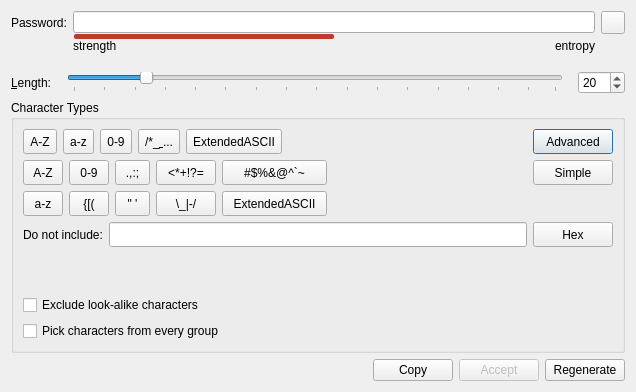
<?xml version="1.0" encoding="UTF-8"?>
<ui version="4.0">
 <class>PasswordGeneratorDialog</class>
 <widget class="QDialog" name="PasswordGeneratorDialog">
  <property name="geometry">
   <rect>
    <x>0</x>
    <y>0</y>
    <width>636</width>
    <height>392</height>
   </rect>
  </property>
  <property name="windowTitle">
   <string>Dialog</string>
  </property>
  <layout class="QVBoxLayout" name="verticalLayout_2">
   <item>
    <layout class="QGridLayout" name="passwordFieldLayout">
     <property name="sizeConstraint">
      <enum>QLayout::SetMinimumSize</enum>
     </property>
     <property name="bottomMargin">
      <number>0</number>
     </property>
     <property name="verticalSpacing">
      <number>0</number>
     </property>
     <item row="1" column="1">
      <widget class="QProgressBar" name="entropyProgressBar">
       <property name="minimumSize">
        <size>
         <width>50</width>
         <height>5</height>
        </size>
       </property>
       <property name="maximumSize">
        <size>
         <width>16777215</width>
         <height>5</height>
        </size>
       </property>
       <property name="styleSheet">
        <string notr="true">QProgressBar {
	border: none;
	height: 2px;
    font-size: 1px;
	background-color: transparent;
    padding: 0 1px;
}
QProgressBar::chunk {
	background-color: #c0392b;
	border-radius: 2px;
}</string>
       </property>
       <property name="maximum">
        <number>200</number>
       </property>
       <property name="value">
        <number>100</number>
       </property>
       <property name="textVisible">
        <bool>false</bool>
       </property>
       <property name="orientation">
        <enum>Qt::Horizontal</enum>
       </property>
       <property name="invertedAppearance">
        <bool>false</bool>
       </property>
       <property name="textDirection">
        <enum>QProgressBar::TopToBottom</enum>
       </property>
       <property name="format">
        <string notr="true">%p%</string>
       </property>
      </widget>
     </item>
     <item row="0" column="0">
      <widget class="QLabel" name="labelNewPassword">
       <property name="text">
        <string>Password:</string>
       </property>
       <property name="buddy">
        <cstring>editNewPassword</cstring>
       </property>
      </widget>
     </item>
     <item row="2" column="1">
      <layout class="QHBoxLayout" name="passwordStrengthTextLayout">
       <item>
        <widget class="QLabel" name="strengthLabel">
         <property name="minimumSize">
          <size>
           <width>70</width>
           <height>0</height>
          </size>
         </property>
         <property name="maximumSize">
          <size>
           <width>16777215</width>
           <height>30</height>
          </size>
         </property>
         <property name="text">
          <string comment="Password strength">strength</string>
         </property>
         <property name="textFormat">
          <enum>Qt::PlainText</enum>
         </property>
         <property name="alignment">
          <set>Qt::AlignLeading|Qt::AlignLeft|Qt::AlignTop</set>
         </property>
         <property name="margin">
          <number>3</number>
         </property>
        </widget>
       </item>
       <item>
        <spacer name="horizontalSpacer_2">
         <property name="orientation">
          <enum>Qt::Horizontal</enum>
         </property>
         <property name="sizeHint" stdset="0">
          <size>
           <width>40</width>
           <height>20</height>
          </size>
         </property>
        </spacer>
       </item>
       <item>
        <widget class="QLabel" name="entropyLabel">
         <property name="minimumSize">
          <size>
           <width>70</width>
           <height>0</height>
          </size>
         </property>
         <property name="text">
          <string>entropy</string>
         </property>
         <property name="alignment">
          <set>Qt::AlignRight|Qt::AlignTop|Qt::AlignTrailing</set>
         </property>
         <property name="margin">
          <number>3</number>
         </property>
        </widget>
       </item>
      </layout>
     </item>
     <item row="0" column="1">
      <widget class="QLineEdit" name="editNewPassword">
       <property name="accessibleName">
        <string>Generated password</string>
       </property>
       <property name="maxLength">
        <number>999</number>
       </property>
       <property name="echoMode">
        <enum>QLineEdit::Password</enum>
       </property>
       <property name="placeholderText">
        <string notr="true"/>
       </property>
      </widget>
     </item>
     <item row="0" column="2">
      <widget class="QToolButton" name="togglePasswordButton">
       <property name="accessibleName">
        <string>Toggle password visibility</string>
       </property>
       <property name="accessibleDescription">
        <string/>
       </property>
       <property name="checkable">
        <bool>true</bool>
       </property>
      </widget>
     </item>
    </layout>
   </item>
   <item>
    <layout class="QHBoxLayout" name="passwordLengthSliderLayout">
     <property name="spacing">
      <number>15</number>
     </property>
     <property name="sizeConstraint">
      <enum>QLayout::SetMinimumSize</enum>
     </property>
     <property name="topMargin">
      <number>6</number>
     </property>
     <item>
      <widget class="QLabel" name="labelLength">
       <property name="text">
        <string>&amp;Length:</string>
       </property>
       <property name="buddy">
        <cstring>spinBoxLength</cstring>
       </property>
      </widget>
     </item>
     <item>
      <widget class="QSlider" name="sliderLength">
       <property name="accessibleName">
        <string notr="true">Password length</string>
       </property>
       <property name="minimum">
        <number>1</number>
       </property>
       <property name="maximum">
        <number>128</number>
       </property>
       <property name="sliderPosition">
        <number>20</number>
       </property>
       <property name="orientation">
        <enum>Qt::Horizontal</enum>
       </property>
       <property name="tickPosition">
        <enum>QSlider::TicksBelow</enum>
       </property>
       <property name="tickInterval">
        <number>8</number>
       </property>
      </widget>
     </item>
     <item alignment="Qt::AlignRight">
      <widget class="QSpinBox" name="spinBoxLength">
       <property name="accessibleName">
        <string notr="true">Password length</string>
       </property>
       <property name="minimum">
        <number>1</number>
       </property>
       <property name="maximum">
        <number>999</number>
       </property>
       <property name="value">
        <number>20</number>
       </property>
      </widget>
     </item>
    </layout>
   </item>
   <item>
    <layout class="QHBoxLayout" name="optionsLayout">
     <property name="sizeConstraint">
      <enum>QLayout::SetMinimumSize</enum>
     </property>
     <item>
      <widget class="QGroupBox" name="groupBox">
       <property name="minimumSize">
        <size>
         <width>580</width>
         <height>0</height>
        </size>
       </property>
       <property name="title">
        <string>Character Types</string>
       </property>
       <layout class="QVBoxLayout" name="verticalLayout">
        <property name="sizeConstraint">
         <enum>QLayout::SetMinimumSize</enum>
        </property>
        <item>
         <widget class="QWidget" name="simpleBar" native="true">
          <layout class="QHBoxLayout" name="horizontalLayout_4">
           <property name="leftMargin">
            <number>0</number>
           </property>
           <property name="topMargin">
            <number>0</number>
           </property>
           <property name="rightMargin">
            <number>0</number>
           </property>
           <property name="bottomMargin">
            <number>0</number>
           </property>
           <item>
            <layout class="QHBoxLayout" name="alphabetLayout" stretch="0,0,0,0,0,0,0">
             <property name="sizeConstraint">
              <enum>QLayout::SetMinimumSize</enum>
             </property>
             <item>
              <widget class="QToolButton" name="checkBoxUpper">
               <property name="minimumSize">
                <size>
                 <width>0</width>
                 <height>25</height>
                </size>
               </property>
               <property name="focusPolicy">
                <enum>Qt::StrongFocus</enum>
               </property>
               <property name="toolTip">
                <string>Upper-case letters</string>
               </property>
               <property name="accessibleName">
                <string>Upper-case letters</string>
               </property>
               <property name="accessibleDescription">
                <string/>
               </property>
               <property name="text">
                <string notr="true">A-Z</string>
               </property>
               <property name="checkable">
                <bool>true</bool>
               </property>
               <attribute name="buttonGroup">
                <string notr="true">optionButtons</string>
               </attribute>
              </widget>
             </item>
             <item>
              <widget class="QToolButton" name="checkBoxLower">
               <property name="minimumSize">
                <size>
                 <width>0</width>
                 <height>25</height>
                </size>
               </property>
               <property name="focusPolicy">
                <enum>Qt::StrongFocus</enum>
               </property>
               <property name="toolTip">
                <string>Lower-case letters</string>
               </property>
               <property name="accessibleName">
                <string>Lower-case letters</string>
               </property>
               <property name="accessibleDescription">
                <string/>
               </property>
               <property name="text">
                <string notr="true">a-z</string>
               </property>
               <property name="checkable">
                <bool>true</bool>
               </property>
               <attribute name="buttonGroup">
                <string notr="true">optionButtons</string>
               </attribute>
              </widget>
             </item>
             <item>
              <widget class="QToolButton" name="checkBoxNumbers">
               <property name="minimumSize">
                <size>
                 <width>0</width>
                 <height>25</height>
                </size>
               </property>
               <property name="focusPolicy">
                <enum>Qt::StrongFocus</enum>
               </property>
               <property name="toolTip">
                <string>Numbers</string>
               </property>
               <property name="accessibleName">
                <string>Numbers</string>
               </property>
               <property name="accessibleDescription">
                <string/>
               </property>
               <property name="text">
                <string notr="true">0-9</string>
               </property>
               <property name="checkable">
                <bool>true</bool>
               </property>
               <attribute name="buttonGroup">
                <string notr="true">optionButtons</string>
               </attribute>
              </widget>
             </item>
             <item>
              <widget class="QToolButton" name="checkBoxSpecialChars">
               <property name="enabled">
                <bool>true</bool>
               </property>
               <property name="minimumSize">
                <size>
                 <width>0</width>
                 <height>25</height>
                </size>
               </property>
               <property name="focusPolicy">
                <enum>Qt::StrongFocus</enum>
               </property>
               <property name="toolTip">
                <string>Special characters</string>
               </property>
               <property name="accessibleName">
                <string>Special characters</string>
               </property>
               <property name="text">
                <string notr="true">/*_&amp; ...</string>
               </property>
               <property name="checkable">
                <bool>true</bool>
               </property>
               <attribute name="buttonGroup">
                <string notr="true">optionButtons</string>
               </attribute>
              </widget>
             </item>
             <item>
              <widget class="QToolButton" name="checkBoxExtASCII">
               <property name="minimumSize">
                <size>
                 <width>0</width>
                 <height>25</height>
                </size>
               </property>
               <property name="maximumSize">
                <size>
                 <width>16777215</width>
                 <height>16777215</height>
                </size>
               </property>
               <property name="focusPolicy">
                <enum>Qt::StrongFocus</enum>
               </property>
               <property name="toolTip">
                <string>Extended ASCII</string>
               </property>
               <property name="accessibleName">
                <string>Extended ASCII</string>
               </property>
               <property name="text">
                <string>ExtendedASCII</string>
               </property>
               <property name="checkable">
                <bool>true</bool>
               </property>
               <attribute name="buttonGroup">
                <string notr="true">optionButtons</string>
               </attribute>
              </widget>
             </item>
             <item>
              <spacer name="horizontalSpacer">
               <property name="orientation">
                <enum>Qt::Horizontal</enum>
               </property>
               <property name="sizeHint" stdset="0">
                <size>
                 <width>40</width>
                 <height>20</height>
                </size>
               </property>
              </spacer>
             </item>
             <item>
              <widget class="QPushButton" name="buttonAdvancedMode">
               <property name="minimumSize">
                <size>
                 <width>0</width>
                 <height>25</height>
                </size>
               </property>
               <property name="toolTip">
                <string>Switch to advanced mode</string>
               </property>
               <property name="text">
                <string>Advanced</string>
               </property>
               <attribute name="buttonGroup">
                <string notr="true">optionButtons</string>
               </attribute>
              </widget>
             </item>
            </layout>
           </item>
          </layout>
         </widget>
        </item>
        <item>
         <widget class="QWidget" name="advancedBar" native="true">
          <property name="enabled">
           <bool>true</bool>
          </property>
          <layout class="QHBoxLayout" name="horizontalLayout_5">
           <property name="leftMargin">
            <number>0</number>
           </property>
           <property name="topMargin">
            <number>0</number>
           </property>
           <property name="rightMargin">
            <number>0</number>
           </property>
           <property name="bottomMargin">
            <number>0</number>
           </property>
           <item>
            <layout class="QVBoxLayout" name="verticalLayout_4">
             <property name="sizeConstraint">
              <enum>QLayout::SetMinimumSize</enum>
             </property>
             <item>
              <widget class="QToolButton" name="checkBoxUpperAdv">
               <property name="minimumSize">
                <size>
                 <width>40</width>
                 <height>25</height>
                </size>
               </property>
               <property name="focusPolicy">
                <enum>Qt::StrongFocus</enum>
               </property>
               <property name="toolTip">
                <string>Upper-case letters</string>
               </property>
               <property name="accessibleName">
                <string>Upper-case letters</string>
               </property>
               <property name="text">
                <string notr="true">A-Z</string>
               </property>
               <property name="checkable">
                <bool>true</bool>
               </property>
               <attribute name="buttonGroup">
                <string notr="true">optionButtons</string>
               </attribute>
              </widget>
             </item>
             <item>
              <widget class="QToolButton" name="checkBoxLowerAdv">
               <property name="minimumSize">
                <size>
                 <width>40</width>
                 <height>25</height>
                </size>
               </property>
               <property name="focusPolicy">
                <enum>Qt::StrongFocus</enum>
               </property>
               <property name="toolTip">
                <string>Lower-case letters</string>
               </property>
               <property name="accessibleName">
                <string>Lower-case letters</string>
               </property>
               <property name="text">
                <string notr="true">a-z</string>
               </property>
               <property name="checkable">
                <bool>true</bool>
               </property>
               <attribute name="buttonGroup">
                <string notr="true">optionButtons</string>
               </attribute>
              </widget>
             </item>
            </layout>
           </item>
           <item>
            <layout class="QVBoxLayout" name="verticalLayout_6">
             <property name="sizeConstraint">
              <enum>QLayout::SetMinimumSize</enum>
             </property>
             <item>
              <widget class="QToolButton" name="checkBoxNumbersAdv">
               <property name="minimumSize">
                <size>
                 <width>40</width>
                 <height>25</height>
                </size>
               </property>
               <property name="focusPolicy">
                <enum>Qt::StrongFocus</enum>
               </property>
               <property name="toolTip">
                <string>Numbers</string>
               </property>
               <property name="text">
                <string notr="true">0-9</string>
               </property>
               <property name="checkable">
                <bool>true</bool>
               </property>
               <attribute name="buttonGroup">
                <string notr="true">optionButtons</string>
               </attribute>
              </widget>
             </item>
             <item>
              <widget class="QToolButton" name="checkBoxBraces">
               <property name="minimumSize">
                <size>
                 <width>40</width>
                 <height>25</height>
                </size>
               </property>
               <property name="focusPolicy">
                <enum>Qt::StrongFocus</enum>
               </property>
               <property name="toolTip">
                <string>Braces</string>
               </property>
               <property name="accessibleName">
                <string>Braces</string>
               </property>
               <property name="text">
                <string notr="true">{[(</string>
               </property>
               <property name="checkable">
                <bool>true</bool>
               </property>
               <attribute name="buttonGroup">
                <string notr="true">optionButtons</string>
               </attribute>
              </widget>
             </item>
            </layout>
           </item>
           <item>
            <layout class="QVBoxLayout" name="verticalLayout_7">
             <property name="sizeConstraint">
              <enum>QLayout::SetMinimumSize</enum>
             </property>
             <item>
              <widget class="QToolButton" name="checkBoxPunctuation">
               <property name="minimumSize">
                <size>
                 <width>35</width>
                 <height>25</height>
                </size>
               </property>
               <property name="focusPolicy">
                <enum>Qt::StrongFocus</enum>
               </property>
               <property name="toolTip">
                <string>Punctuation</string>
               </property>
               <property name="accessibleName">
                <string>Punctuation</string>
               </property>
               <property name="text">
                <string notr="true">.,:;</string>
               </property>
               <property name="checkable">
                <bool>true</bool>
               </property>
               <attribute name="buttonGroup">
                <string notr="true">optionButtons</string>
               </attribute>
              </widget>
             </item>
             <item>
              <widget class="QToolButton" name="checkBoxQuotes">
               <property name="minimumSize">
                <size>
                 <width>35</width>
                 <height>25</height>
                </size>
               </property>
               <property name="focusPolicy">
                <enum>Qt::StrongFocus</enum>
               </property>
               <property name="toolTip">
                <string>Quotes</string>
               </property>
               <property name="text">
                <string notr="true">&quot; '</string>
               </property>
               <property name="checkable">
                <bool>true</bool>
               </property>
               <attribute name="buttonGroup">
                <string notr="true">optionButtons</string>
               </attribute>
              </widget>
             </item>
            </layout>
           </item>
           <item>
            <layout class="QVBoxLayout" name="verticalLayout_8">
             <property name="sizeConstraint">
              <enum>QLayout::SetMinimumSize</enum>
             </property>
             <item>
              <widget class="QToolButton" name="checkBoxMath">
               <property name="minimumSize">
                <size>
                 <width>60</width>
                 <height>25</height>
                </size>
               </property>
               <property name="focusPolicy">
                <enum>Qt::StrongFocus</enum>
               </property>
               <property name="toolTip">
                <string>Math Symbols</string>
               </property>
               <property name="accessibleName">
                <string>Math Symbols</string>
               </property>
               <property name="text">
                <string notr="true">&lt;*+!?=</string>
               </property>
               <property name="checkable">
                <bool>true</bool>
               </property>
               <attribute name="buttonGroup">
                <string notr="true">optionButtons</string>
               </attribute>
              </widget>
             </item>
             <item>
              <widget class="QToolButton" name="checkBoxDashes">
               <property name="minimumSize">
                <size>
                 <width>60</width>
                 <height>25</height>
                </size>
               </property>
               <property name="focusPolicy">
                <enum>Qt::StrongFocus</enum>
               </property>
               <property name="toolTip">
                <string>Dashes and Slashes</string>
               </property>
               <property name="accessibleName">
                <string>Dashes and Slashes</string>
               </property>
               <property name="text">
                <string notr="true">\_|-/</string>
               </property>
               <property name="checkable">
                <bool>true</bool>
               </property>
               <attribute name="buttonGroup">
                <string notr="true">optionButtons</string>
               </attribute>
              </widget>
             </item>
            </layout>
           </item>
           <item>
            <layout class="QVBoxLayout" name="verticalLayout_9">
             <property name="sizeConstraint">
              <enum>QLayout::SetMinimumSize</enum>
             </property>
             <item>
              <widget class="QToolButton" name="checkBoxLogograms">
               <property name="minimumSize">
                <size>
                 <width>105</width>
                 <height>25</height>
                </size>
               </property>
               <property name="focusPolicy">
                <enum>Qt::StrongFocus</enum>
               </property>
               <property name="toolTip">
                <string>Logograms</string>
               </property>
               <property name="accessibleName">
                <string>Logograms</string>
               </property>
               <property name="text">
                <string notr="true">#$%&amp;&amp;@^`~</string>
               </property>
               <property name="checkable">
                <bool>true</bool>
               </property>
               <attribute name="buttonGroup">
                <string notr="true">optionButtons</string>
               </attribute>
              </widget>
             </item>
             <item>
              <widget class="QToolButton" name="checkBoxExtASCIIAdv">
               <property name="minimumSize">
                <size>
                 <width>105</width>
                 <height>25</height>
                </size>
               </property>
               <property name="focusPolicy">
                <enum>Qt::StrongFocus</enum>
               </property>
               <property name="toolTip">
                <string>Extended ASCII</string>
               </property>
               <property name="text">
                <string>ExtendedASCII</string>
               </property>
               <property name="checkable">
                <bool>true</bool>
               </property>
               <attribute name="buttonGroup">
                <string notr="true">optionButtons</string>
               </attribute>
              </widget>
             </item>
            </layout>
           </item>
           <item>
            <spacer name="horizontalSpacer_3">
             <property name="orientation">
              <enum>Qt::Horizontal</enum>
             </property>
             <property name="sizeHint" stdset="0">
              <size>
               <width>40</width>
               <height>20</height>
              </size>
             </property>
            </spacer>
           </item>
           <item>
            <layout class="QVBoxLayout" name="verticalLayout_10">
             <property name="sizeConstraint">
              <enum>QLayout::SetMinimumSize</enum>
             </property>
             <item alignment="Qt::AlignTop">
              <widget class="QPushButton" name="buttonSimpleMode">
               <property name="minimumSize">
                <size>
                 <width>0</width>
                 <height>25</height>
                </size>
               </property>
               <property name="toolTip">
                <string>Switch to simple mode</string>
               </property>
               <property name="text">
                <string>Simple</string>
               </property>
               <attribute name="buttonGroup">
                <string notr="true">optionButtons</string>
               </attribute>
              </widget>
             </item>
            </layout>
           </item>
          </layout>
         </widget>
        </item>
        <item>
         <widget class="QWidget" name="excludedChars" native="true">
          <property name="enabled">
           <bool>true</bool>
          </property>
          <layout class="QGridLayout" name="gridLayout_5">
           <property name="leftMargin">
            <number>0</number>
           </property>
           <property name="topMargin">
            <number>0</number>
           </property>
           <property name="rightMargin">
            <number>0</number>
           </property>
           <property name="bottomMargin">
            <number>0</number>
           </property>
           <item row="0" column="1">
            <widget class="QLineEdit" name="editExcludedChars">
             <property name="minimumSize">
              <size>
               <width>0</width>
               <height>25</height>
              </size>
             </property>
             <property name="toolTip">
              <string>Character set to exclude from generated password</string>
             </property>
             <property name="accessibleName">
              <string>Excluded characters</string>
             </property>
             <property name="text">
              <string notr="true"/>
             </property>
             <property name="clearButtonEnabled">
              <bool>true</bool>
             </property>
            </widget>
           </item>
           <item row="0" column="0">
            <widget class="QLabel" name="labelExcludedChars">
             <property name="text">
              <string>Do not include:</string>
             </property>
            </widget>
           </item>
           <item row="0" column="2">
            <widget class="QPushButton" name="buttonAddHex">
             <property name="minimumSize">
              <size>
               <width>0</width>
               <height>25</height>
              </size>
             </property>
             <property name="toolTip">
              <string>Add non-hex letters to &quot;do not include&quot; list</string>
             </property>
             <property name="accessibleName">
              <string>Hex Passwords</string>
             </property>
             <property name="text">
              <string>Hex</string>
             </property>
            </widget>
           </item>
          </layout>
         </widget>
        </item>
        <item>
         <spacer name="verticalSpacer_2">
          <property name="orientation">
           <enum>Qt::Vertical</enum>
          </property>
          <property name="sizeHint" stdset="0">
           <size>
            <width>20</width>
            <height>0</height>
           </size>
          </property>
         </spacer>
        </item>
        <item>
         <widget class="QCheckBox" name="checkBoxExcludeAlike">
          <property name="toolTip">
           <string>Excluded characters: &quot;0&quot;, &quot;1&quot;, &quot;l&quot;, &quot;I&quot;, &quot;O&quot;, &quot;|&quot;, &quot;﹒&quot;</string>
          </property>
          <property name="text">
           <string>Exclude look-alike characters</string>
          </property>
          <attribute name="buttonGroup">
           <string notr="true">optionButtons</string>
          </attribute>
         </widget>
        </item>
        <item>
         <widget class="QCheckBox" name="checkBoxEnsureEvery">
          <property name="text">
           <string>Pick characters from every group</string>
          </property>
          <attribute name="buttonGroup">
           <string notr="true">optionButtons</string>
          </attribute>
         </widget>
        </item>
       </layout>
      </widget>
     </item>
    </layout>
   </item>
   <item>
    <layout class="QHBoxLayout" name="horizontalLayout">
     <item>
      <spacer name="horizontalSpacer_4">
       <property name="orientation">
        <enum>Qt::Horizontal</enum>
       </property>
       <property name="sizeHint" stdset="0">
        <size>
         <width>40</width>
         <height>20</height>
        </size>
       </property>
      </spacer>
     </item>
     <item>
      <widget class="QPushButton" name="buttonCopy">
       <property name="toolTip">
        <string>Copy password</string>
       </property>
       <property name="accessibleDescription">
        <string/>
       </property>
       <property name="text">
        <string>Copy</string>
       </property>
      </widget>
     </item>
     <item>
      <widget class="QPushButton" name="buttonApply">
       <property name="enabled">
        <bool>false</bool>
       </property>
       <property name="toolTip">
        <string>Accept password</string>
       </property>
       <property name="accessibleDescription">
        <string/>
       </property>
       <property name="text">
        <string>Accept</string>
       </property>
      </widget>
     </item>
     <item>
      <widget class="QPushButton" name="buttonGenerate">
       <property name="toolTip">
        <string>Regenerate password</string>
       </property>
       <property name="accessibleDescription">
        <string/>
       </property>
       <property name="text">
        <string>Regenerate</string>
       </property>
      </widget>
     </item>
    </layout>
   </item>
  </layout>
 </widget>
 <resources/>
 <connections/>
 <buttongroups>
  <buttongroup name="optionButtons">
   <property name="exclusive">
    <bool>false</bool>
   </property>
  </buttongroup>
 </buttongroups>
</ui>
